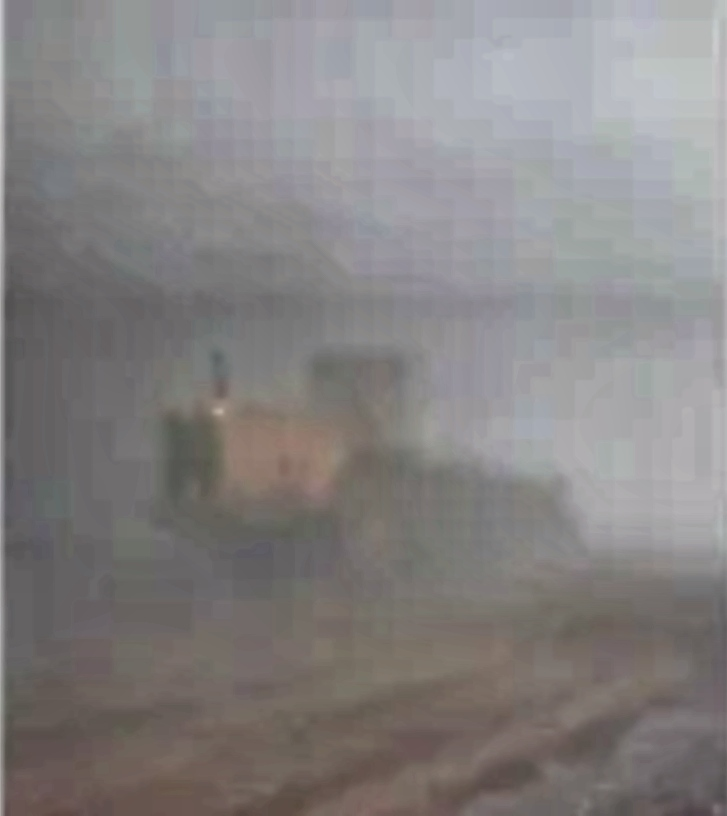
#> input picture Vision/images/dehazed.jpg, 727 x 816 px
$ python -i clahe.py   (imports and definitions only)
#> lines starting #> are read from the running program, lines starting #| are printed output that depends on the picture
#> further down, picture is the input picture: shape (816, 727, 3); mean B, G, R 129.8, 130, 133
"""CLAHE helper utilities for visibility enhancement experiments."""

from __future__ import annotations

import cv2
import numpy as np


def apply_clahe_bgr(
    image_bgr: np.ndarray,
    clip_limit: float = 2.0,
    tile_grid_size: tuple[int, int] = (8, 8),
) -> np.ndarray:
    """Apply CLAHE in LAB color space and return an enhanced BGR image.

    Args:
        image_bgr: Input image in BGR layout.
        clip_limit: CLAHE clip limit.
        tile_grid_size: Size of CLAHE tiles.

    Returns:
        Enhanced image in BGR layout.
    """
#> called with clip_limit = 2, tile_grid_size = (8, 8)
    if image_bgr is None or image_bgr.size == 0:
        raise ValueError("image_bgr must be a non-empty ndarray")

    lab = cv2.cvtColor(image_bgr, cv2.COLOR_BGR2LAB)
#> lab: shape (816, 727, 3); mean of channels 0, 1, 2 138.8, 129.2, 128.6
    l, a, b = cv2.split(lab)
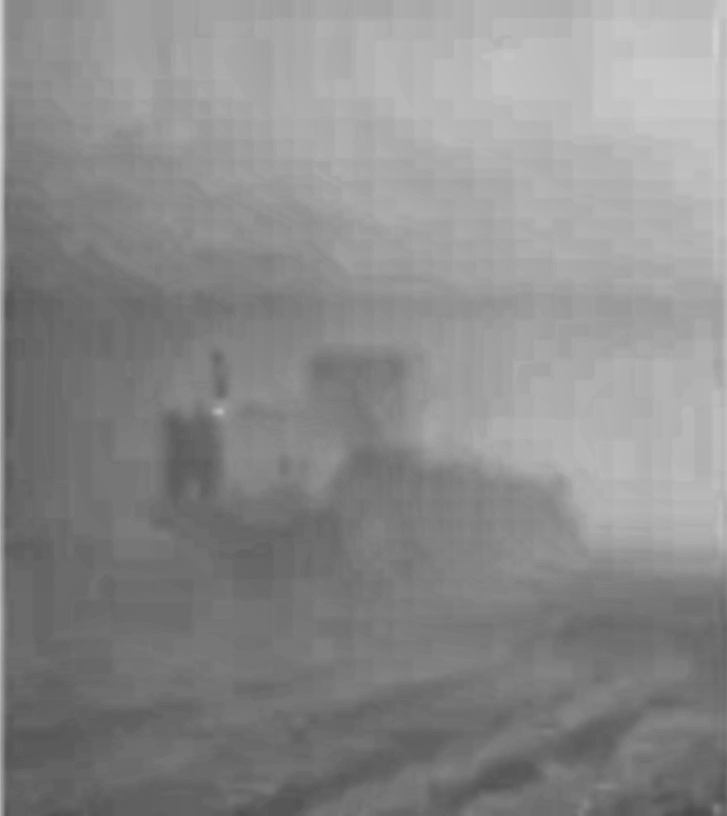
#> l: shape (816, 727); min 73, max 210, mean 138.8
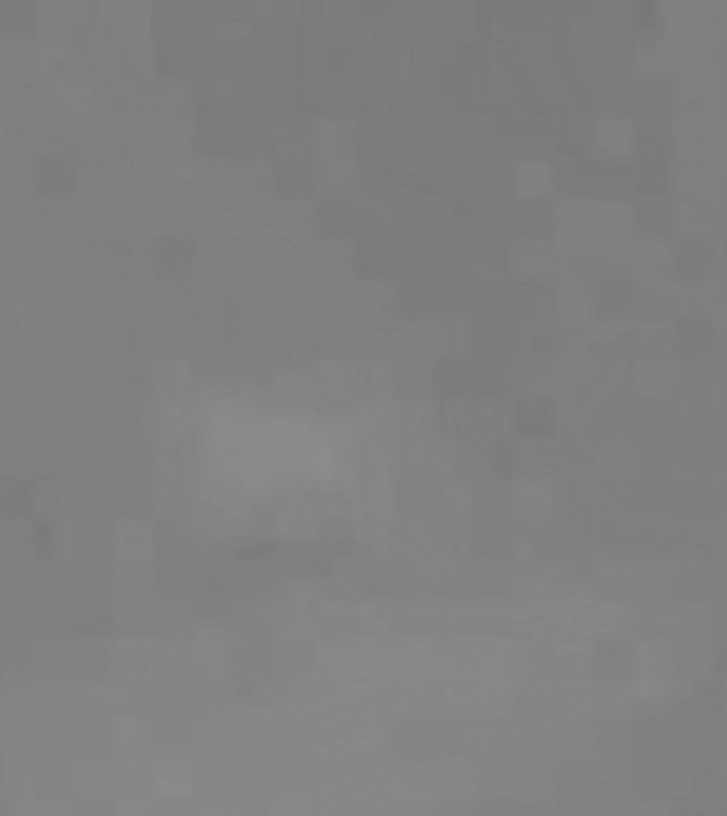
#> b: shape (816, 727); min 120, max 140, mean 128.6

    clahe = cv2.createCLAHE(clipLimit=clip_limit, tileGridSize=tile_grid_size)
    l_enhanced = clahe.apply(l)
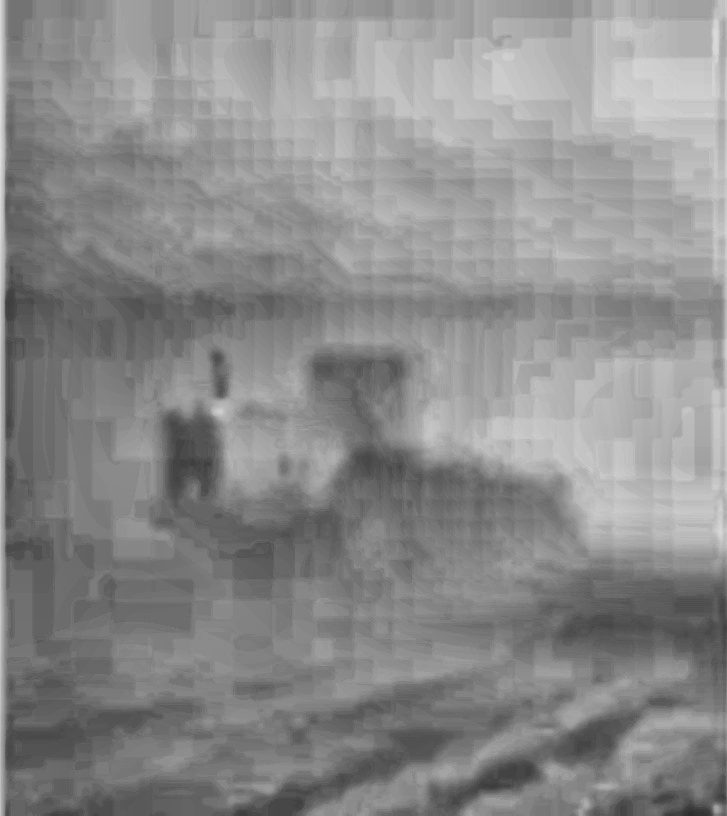
#> l_enhanced: shape (816, 727); min 44, max 222, mean 139.1

    enhanced_lab = cv2.merge((l_enhanced, a, b))
#> enhanced_lab: shape (816, 727, 3); mean of channels 0, 1, 2 139.1, 129.2, 128.6
    return cv2.cvtColor(enhanced_lab, cv2.COLOR_LAB2BGR)
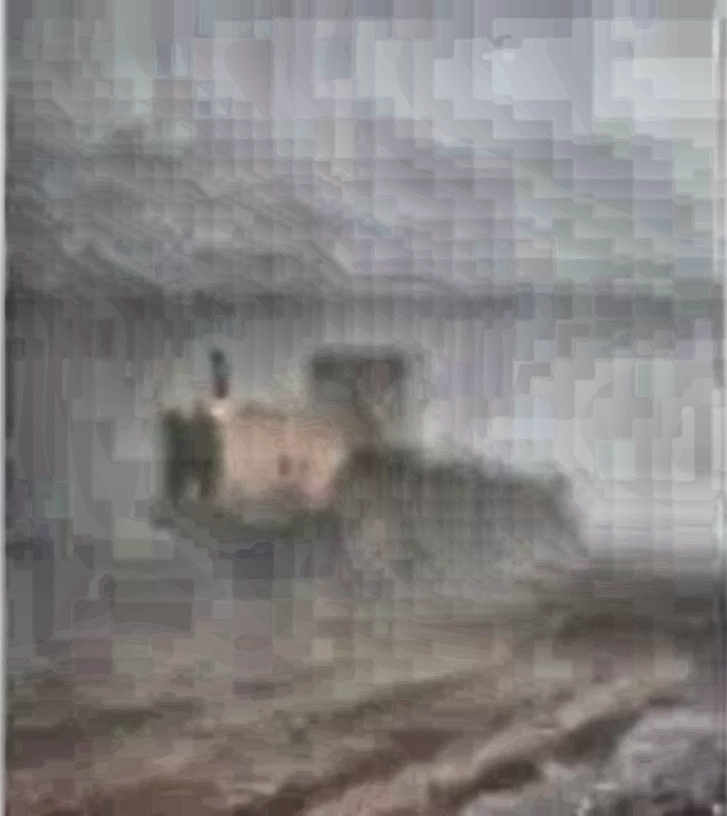
#> returned value: shape (816, 727, 3); mean B, G, R 130.1, 130.4, 133.4

>>> import cv2
>>> picture = cv2.imread('../../Vision/images/dehazed.jpg')
>>> result = apply_clahe_bgr(picture)
